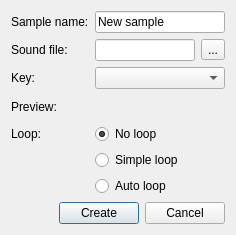
<?xml version="1.0" encoding="UTF-8"?>
<ui version="4.0">
 <class>NewSampleDialog</class>
 <widget class="QDialog" name="NewSampleDialog">
  <property name="geometry">
   <rect>
    <x>0</x>
    <y>0</y>
    <width>236</width>
    <height>229</height>
   </rect>
  </property>
  <property name="windowTitle">
   <string>Add new sample</string>
  </property>
  <layout class="QVBoxLayout" name="verticalLayout">
   <item>
    <layout class="QFormLayout" name="formLayout">
     <item row="0" column="0">
      <widget class="QLabel" name="nameLabel">
       <property name="text">
        <string>Sample name:</string>
       </property>
      </widget>
     </item>
     <item row="0" column="1">
      <widget class="QLineEdit" name="nameEdit">
       <property name="text">
        <string>New sample</string>
       </property>
      </widget>
     </item>
     <item row="1" column="0">
      <widget class="QLabel" name="filenameLabel">
       <property name="text">
        <string>Sound file:</string>
       </property>
      </widget>
     </item>
     <item row="1" column="1">
      <layout class="QHBoxLayout" name="horizontalLayout">
       <item>
        <widget class="QLineEdit" name="fileNameEdit"/>
       </item>
       <item>
        <widget class="QToolButton" name="browseButton">
         <property name="text">
          <string>...</string>
         </property>
        </widget>
       </item>
      </layout>
     </item>
     <item row="2" column="0">
      <widget class="QLabel" name="keyLabel">
       <property name="text">
        <string>Key:</string>
       </property>
      </widget>
     </item>
     <item row="2" column="1">
      <widget class="QComboBox" name="keyCombo"/>
     </item>
     <item row="3" column="0">
      <widget class="QLabel" name="previewLabel">
       <property name="text">
        <string>Preview:</string>
       </property>
      </widget>
     </item>
     <item row="3" column="1">
      <layout class="QHBoxLayout" name="horizontalLayout_3">
       <item>
        <widget class="QToolButton" name="previewButton">
         <property name="text">
          <string/>
         </property>
         <property name="icon">
          <iconset resource="images.qrc">
           <normaloff>:/play.png</normaloff>:/play.png</iconset>
         </property>
         <property name="checkable">
          <bool>true</bool>
         </property>
         <property name="checked">
          <bool>false</bool>
         </property>
         <property name="autoRaise">
          <bool>true</bool>
         </property>
        </widget>
       </item>
       <item>
        <spacer name="horizontalSpacer_2">
         <property name="orientation">
          <enum>Qt::Horizontal</enum>
         </property>
         <property name="sizeHint" stdset="0">
          <size>
           <width>40</width>
           <height>20</height>
          </size>
         </property>
        </spacer>
       </item>
      </layout>
     </item>
     <item row="4" column="0">
      <widget class="QLabel" name="label">
       <property name="text">
        <string>Loop:</string>
       </property>
      </widget>
     </item>
     <item row="4" column="1">
      <widget class="QRadioButton" name="noLoopRadio">
       <property name="text">
        <string>No loop</string>
       </property>
       <property name="checked">
        <bool>true</bool>
       </property>
      </widget>
     </item>
     <item row="5" column="1">
      <widget class="QRadioButton" name="simpleLoopRadio">
       <property name="text">
        <string>Simple loop</string>
       </property>
      </widget>
     </item>
     <item row="6" column="1">
      <widget class="QRadioButton" name="autoLoopRadio">
       <property name="text">
        <string>Auto loop</string>
       </property>
      </widget>
     </item>
    </layout>
   </item>
   <item>
    <layout class="QHBoxLayout" name="horizontalLayout_2">
     <item>
      <spacer name="horizontalSpacer">
       <property name="orientation">
        <enum>Qt::Horizontal</enum>
       </property>
       <property name="sizeHint" stdset="0">
        <size>
         <width>40</width>
         <height>20</height>
        </size>
       </property>
      </spacer>
     </item>
     <item>
      <widget class="QPushButton" name="createButton">
       <property name="text">
        <string>Create</string>
       </property>
       <property name="default">
        <bool>true</bool>
       </property>
      </widget>
     </item>
     <item>
      <widget class="QPushButton" name="cancelButton">
       <property name="text">
        <string>Cancel</string>
       </property>
      </widget>
     </item>
    </layout>
   </item>
  </layout>
 </widget>
 <resources>
  <include location="images.qrc"/>
 </resources>
 <connections/>
</ui>
